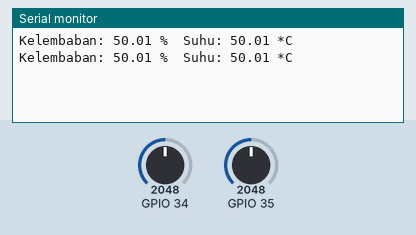
The program below on a simulated ESP32. On the bench: the last lines printed to the serial monitor. The test bench sets the inputs (shaded band); at power-on: GPIO 34 = 2048, GPIO 35 = 2048.

Above: at 4.8 s.
4.9 s: GPIO 34 set to 2866
At 7.4 s:
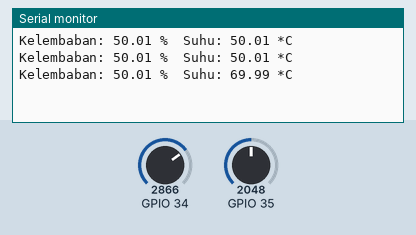
7.9 s: GPIO 35 set to 2866
At 8.9 s:
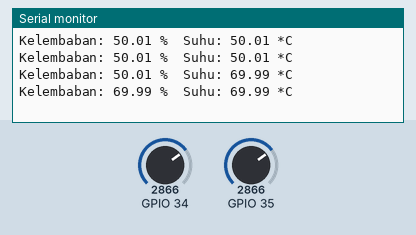
10.9 s: GPIO 34 set to 3603
At 13.2 s:
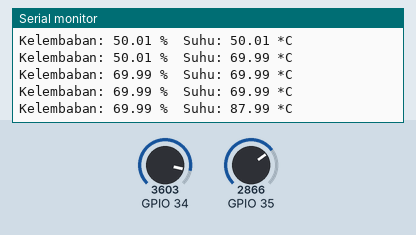
13.9 s: GPIO 35 set to 3603
At 14.7 s:
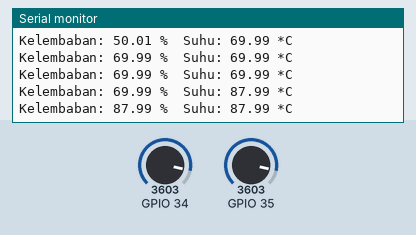
Timing chart, 0 to 16.9 s (numbered marks = the images above; inputs shaded):
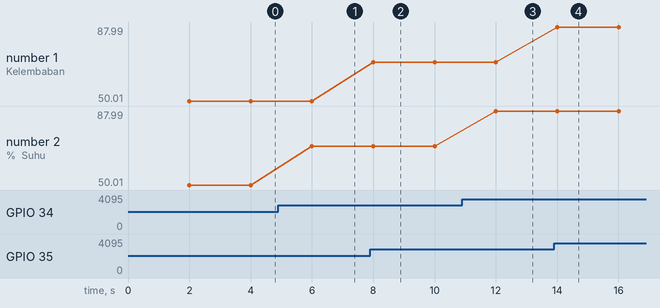

Measured:
- after the input at 4.9 s, the serial monitor: prints a new line after 1.1 s (image 1)
- after the input at 7.9 s, the serial monitor: prints a new line after 0.10 s (image 2)
- after the input at 10.9 s, the serial monitor: prints a new line after 1.1 s (image 3)
- after the input at 13.9 s, the serial monitor: prints a new line after 0.10 s (image 4)
- plotted number 2: 50.01 → 69.99 after the input at 4.9 s, 69.99 → 87.99 after the input at 10.9 s

The program:

main.cpp
```cpp
#include <Arduino.h>
#include <DHT.h>

#define DHTPIN 27      // Pin yang terhubung ke sensor DHT22
#define DHTTYPE DHT22  // Tipe sensor DHT

DHT dht(DHTPIN, DHTTYPE);

float humidity = 50.0;    // Nilai default kelembaban
float temperature = 25.0; // Nilai default suhu

void setup() {
  Serial.begin(115200);
  dht.begin(); // Inisialisasi sensor
}


void loop() {
  delay(2000); // Delay antar pembacaan

  // Baca nilai dari Wokwi (simulasi input slider)
  temperature = analogRead(34) / 40.95; // Simulasi slider suhu
  humidity = analogRead(35) / 40.95;    // Simulasi slider kelembaban

  // Tampilkan hasil pembacaan
  Serial.print("Kelembaban: ");
  Serial.print(humidity);
  Serial.print(" %\t");
  Serial.print("Suhu: ");
  Serial.print(temperature);
  Serial.println(" *C");
}
```
